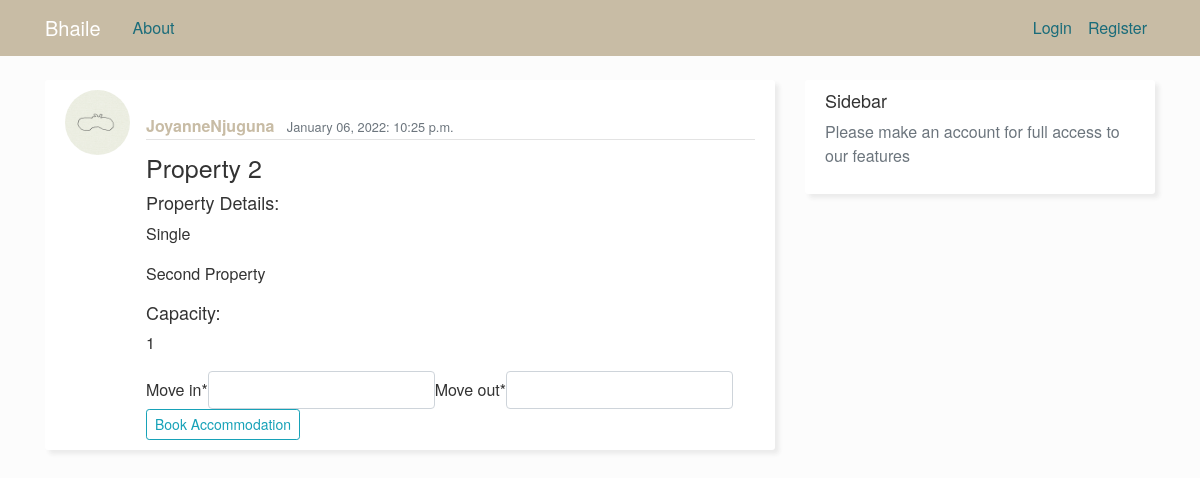
The app's page /post/2/ with its own data.
### users/models.py (models this page shows, shortened)
class Profile(models.Model):
    user = models.OneToOneField(User, on_delete=models.CASCADE)
    image = models.ImageField(default='default.png', upload_to='profile_pics')

### properties/models.py (models this page shows, shortened)
class Post(models.Model):
    title = models.CharField(max_length=100)
    content = models.TextField()
    date_posted = models.DateTimeField(default=timezone.now)
    author = models.ForeignKey(User, on_delete=models.CASCADE)
    ACCOMMODATION_CATEGORIES = (
        ('TWN', 'Twin'),
        ('SIN', 'Single'),
        ('DOB', 'Double'),
        ('SIN-EN', 'Single EnSuite'),
        ('DOB-EN', 'Double EnSuite'),
        ('HSE', 'Whole House')
    )
    category = models.CharField(max_length=6, choices=ACCOMMODATION_CATEGORIES, null=True)
    capacity = models.IntegerField(null=True)

### properties/views.py (the view, shortened to what this page needs)
# urls.py: path('post/<int:pk>/', PostDetailView.as_view(), name='post-detail'),
class PostDetailView(DetailView):
    model = Post
    def get(self, request, *args, **kwargs):
        form = AvailabilityForm()
        post = self.kwargs['pk']
        accommodation_list = Post.objects.filter(id=post)
        if len(accommodation_list) > 0:
            accommodation = accommodation_list[0]
            accommodation_category = dict(accommodation.ACCOMMODATION_CATEGORIES).get(accommodation.category, None)
            accommodation_id = accommodation.id
            accommodation_author = accommodation.author
            accommodation_title = accommodation.title
            accommodation_content = accommodation.content
            accommodation_capacity = accommodation.capacity
            accommodation_date_posted = accommodation.date_posted
            context = {
                'accommodation_id': accommodation_id,
                'accommodation_author': accommodation_author,
                'accommodation_date_posted': accommodation_date_posted,
                'accommodation_title': accommodation_title,
                'accommodation_content': accommodation_content,
                'accommodation_capacity': accommodation_capacity,
                'accommodation_category': accommodation_category,
                'form': form,
            }
            return render(request, 'properties/post_detail.html', context)
        else:
            return HttpResponse('Accommodation does not exist')

### properties/forms.py
class AvailabilityForm(forms.Form):
    move_in = forms.DateTimeField(
        required=True,
        input_formats=['%d/%m/%Y %H:%M', ]
    )
    move_out = forms.DateTimeField(
        required=True,
        input_formats=['%d/%m/%Y %H:%M', ]
    )

### properties/templates/properties/post_detail.html (shortened to what this page needs)
{% extends 'properties/base.html' %}
{% load crispy_forms_tags %}
{% block content %}
    <article class="media content-section">
        <img class="rounded-circle article-img" src=" {{ accommodation_author.profile.image.url }}">
        <div class="media-body">
            <div class="mt-4 mb-2 article-metadata">
                <a class="mr-2" href="{% url 'profile' %}">{{ accommodation_author }}</a>
                <small class="text-muted">{{ accommodation_date_posted|date:"F d, Y: P" }} </small>
            </div>
            <h2><a class="article-title">{{ accommodation_title }}</a></h2>
            <h3 class="article-content">Property Details: </h3>
            <p class="article-content">  {{ accommodation_category }}</p>
            <p class="article-content">  {{ accommodation_content }}</p>
            <h3 class="article-content">Capacity: </h3>
            <p class="article-content">  {{ accommodation_capacity }}</p>
            <form class="form-inline my-2 my-lg-0" action="" method="POST">
                {{ form|crispy }}
                <button class="btn btn-outline-info my-2 my-sm-0 btn-sm" type="submit">Book Accommodation</button>
            </form>
        </div>
    </article>
{% endblock content %}

### properties/static/properties/main.css (style rules this page uses)
body { background: #fcfcfc; color: #333333; margin-top: 5rem; font-family: "Helvetica Neue", Helvetica, Arial, sans-serif }
h2 { font-size: 30px; }
h3 { font-size: 18px; }
.content-section { background: #ffffff; padding: 10px 20px; box-shadow: 4px 4px 4px #ebebeb; border-radius: 3px; margin-bottom: 20px; }
.article-title { color: #444444; font-size: 25px; }
.article-content { white-space: pre-line; }
.article-img { height: 65px; width: 65px; margin-right: 16px; }
.article-metadata { padding-bottom: 1px; margin-bottom: 4px; border-bottom: 1px solid #e3e3e3; }
.article-metadata a { color: #c8bca5; font-weight: 700; }

### records on screen
Post: date_posted "January 06, 2022: 10:25 p.m.", title "Property 2", content "Second Property"

### other values on screen
{{ accommodation_author }} "JoyanneNjuguna"
{{ accommodation_category }} "Single"
{{ accommodation_capacity }} "1"
